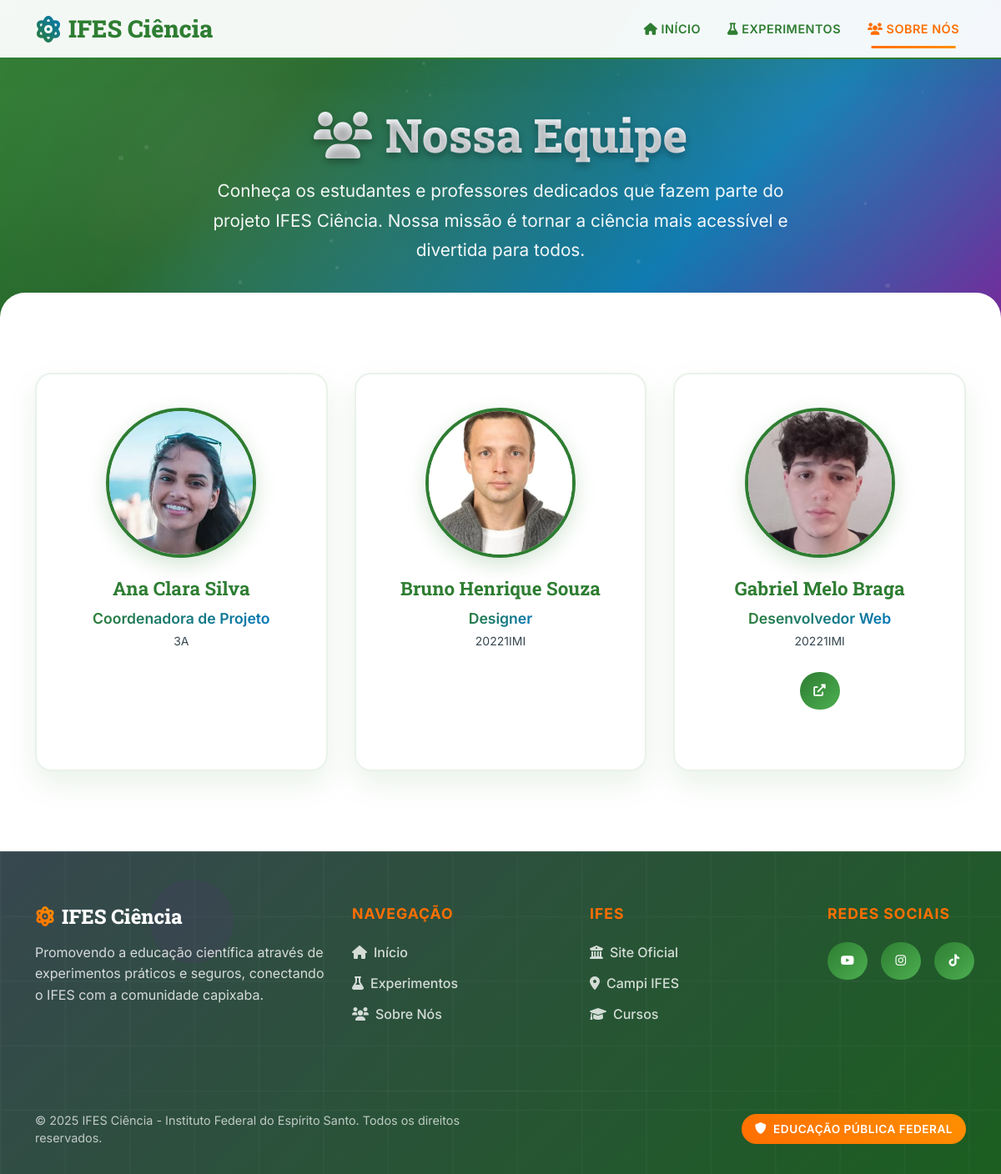
Screenshot of /cliente/sobre_nos with the database file from the repository.
### tables this page shows
CREATE TABLE integrante (
    id_integrante   INTEGER PRIMARY KEY AUTOINCREMENT,
    nome            TEXT    NOT NULL,
    turma           TEXT    NOT NULL,
    funcao          TEXT    NOT NULL,
    foto            TEXT    NULL,
    redes_sociais   TEXT    NULL
);

### main.py (the view)
@app.get("/cliente/sobre_nos", response_class=HTMLResponse)
async def sobre_nos_cliente(request: Request):
    integrantes = integrante_repo.obter_todos_integrantes()
    return templates.TemplateResponse("/cliente/sobre_nos.html", {
        "request": request,
        "integrantes": integrantes,
        "flash_messages": get_flash_messages(request)
    })

### templates/cliente/sobre_nos.html (shortened to what this page needs)
<!DOCTYPE html>
<html lang="pt-br">
<head>
<link href="https://cdn.jsdelivr.net/npm/bootstrap@5.3.3/dist/css/bootstrap.min.css" rel="stylesheet">
<link href="https://cdnjs.cloudflare.com/ajax/libs/font-awesome/6.0.0/css/all.min.css" rel="stylesheet">
</head>
<body>
<div class="floating-elements">
  <div class="floating-element"></div>
  <div class="floating-element"></div>
</div>
<nav class="navbar navbar-expand-lg" id="mainNavbar">
  <div class="container">
    <a class="navbar-brand" href="/">
      <i class="fas fa-atom"></i>
      IFES Ciência
    </a>
    <div class="collapse navbar-collapse" id="navbarNav">
      <ul class="navbar-nav ms-auto">
        <li class="nav-item"><a class="nav-link" href="/"><i class="fas fa-home me-1"></i>Início</a></li>
        <li class="nav-item"><a class="nav-link" href="/cliente/experimentos"><i class="fas fa-flask me-1"></i>Experimentos</a></li>
        <li class="nav-item"><a class="nav-link active" href="/cliente/sobre_nos"><i class="fas fa-users me-1"></i>Sobre Nós</a></li>
      </ul>
    </div>
  </div>
</nav>
<section class="page-header">
  <div class="container">
    <h1 class="page-title">
      <i class="fas fa-users me-3"></i>Nossa Equipe
    </h1>
    <p class="page-subtitle">Conheça os estudantes e professores dedicados que fazem parte do projeto IFES Ciência. Nossa missão é tornar a ciência mais acessível e divertida para todos.</p>
  </div>
</section>
<div class="main-content">
  <div class="container">
    <div class="team-grid">
      {% for integrante in integrantes %}
      <div class="team-member">
        <img src="{{ integrante.foto }}" alt="{{ integrante.nome }}">
        <h5>{{ integrante.nome }}</h5>
        <p>
          <span class="team-role">{{ integrante.funcao }}</span>
          <br>
          <small>{{ integrante.turma }}</small>
        </p>
        {% if integrante.redes_sociais %}
        <a href="{{ integrante.redes_sociais }}" target="_blank" class="social-link">
          <i class="fas fa-external-link-alt"></i>
        </a>
        {% endif %}
      </div>
      {% endfor %}
    </div>
  </div>
</div>
<footer class="footer-section">
  <div class="container">
    <div class="row">
      <div class="col-md-4 mb-4">
        <div class="footer-brand">
          <h4><i class="fas fa-atom me-2"></i>IFES Ciência</h4>
          <p class="footer-description">
            Promovendo a educação científica através de experimentos práticos e seguros,
            conectando o IFES com a comunidade capixaba.
          </p>
        </div>
      </div>
      <div class="col-md-3 mb-4">
        <h5 class="footer-title">Navegação</h5>
        <ul class="footer-links">
          <li><a href="/"><i class="fas fa-home me-2"></i>Início</a></li>
          <li><a href="/cliente/experimentos"><i class="fas fa-flask me-2"></i>Experimentos</a></li>
          <li><a href="/cliente/sobre_nos"><i class="fas fa-users me-2"></i>Sobre Nós</a></li>
        </ul>
      </div>
      <div class="col-md-3 mb-4">
        <h5 class="footer-title">IFES</h5>
        <ul class="footer-links">
          <li><a href="https://ifes.edu.br" target="_blank"><i class="fas fa-university me-2"></i>Site Oficial</a></li>
          <li><a href="https://cachoeiro.ifes.edu.br/"><i class="fas fa-map-marker-alt me-2"></i>Campi IFES</a></li>
          <li><a href="https://cachoeiro.ifes.edu.br/cursos"><i class="fas fa-graduation-cap me-2"></i>Cursos</a></li>
        </ul>
      </div>
      <div class="col-md-2 mb-4">
        <h5 class="footer-title">Redes Sociais</h5>
        <div class="social-links">
          <a href="https://www.youtube.com/@IFESCi%C3%AAncia/featured" class="social-link"><i class="fab fa-youtube"></i></a>
          <a href="https://www.instagram.com/ifesciencia/" class="social-link"><i class="fab fa-instagram"></i></a>
          <a href="https://www.tiktok.com/@ifesciencia" class="social-link"><i class="fab fa-tiktok"></i></a>
        </div>
      </div>
    </div>
    <hr class="footer-divider">
    <div class="row align-items-center">
      <div class="col-md-6">
        <p class="copyright">
          © 2025 IFES Ciência - Instituto Federal do Espírito Santo.
          <br class="d-md-none">Todos os direitos reservados.
        </p>
      </div>
      <div class="col-md-6 text-md-end">
        <div class="footer-badge">
          <i class="fas fa-shield-alt me-2"></i>
          Educação Pública Federal
        </div>
      </div>
    </div>
  </div>
</footer>
</body>
</html>

### rows the page displays
integrante: foto (picture), nome "Ana Clara Silva", funcao "Coordenadora de Projeto", turma "3A"
integrante: foto (picture), nome "Bruno Henrique Souza", funcao "Designer", turma "20221IMI"
integrante: foto (picture), nome "Gabriel Melo Braga", funcao "Desenvolvedor Web", turma "20221IMI"
